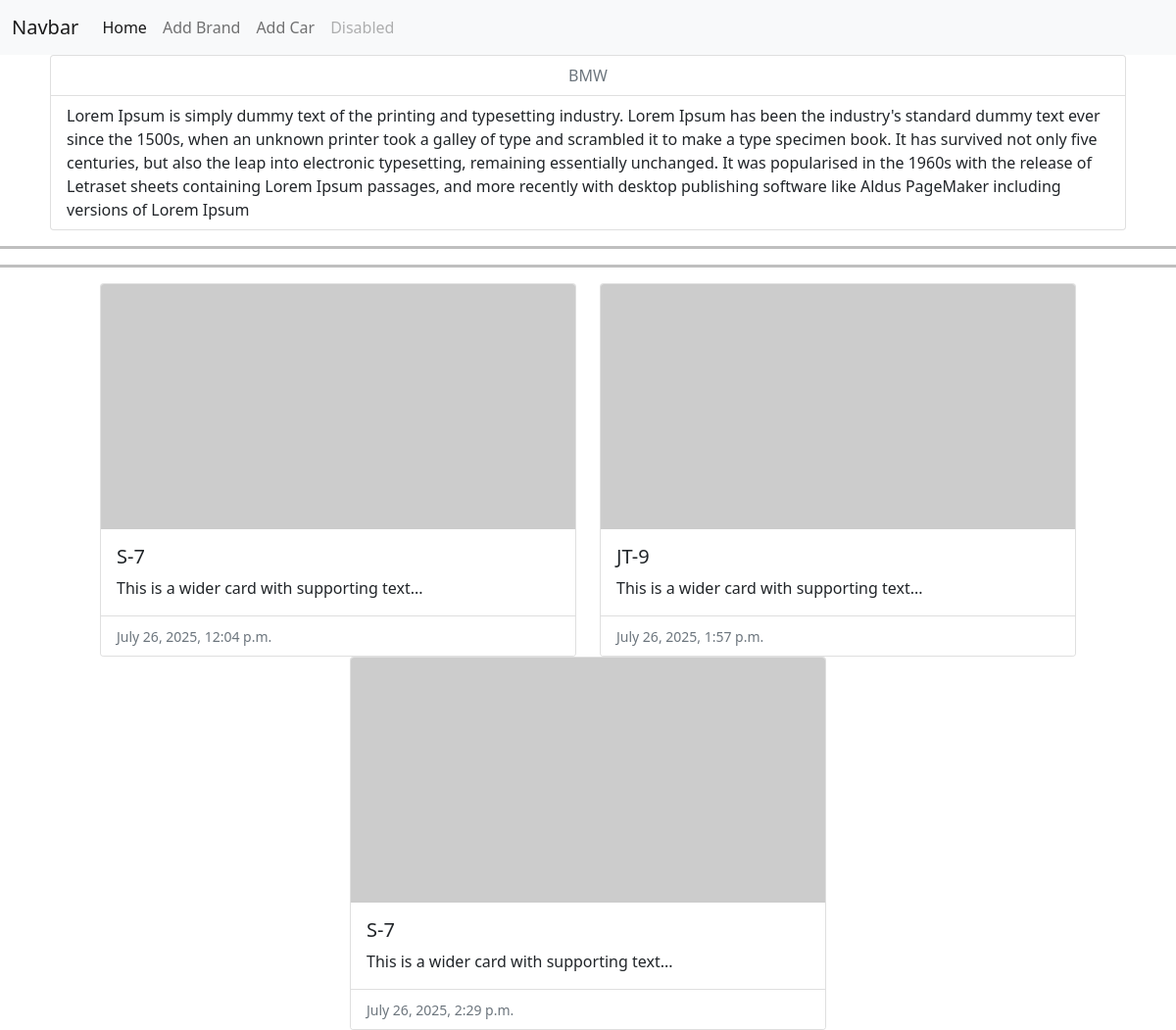
Page /app1/brand/1/ on the committed database.
### configapp/models.py (models this page shows, shortened)
class Brand(models.Model):
    title=models.CharField(max_length=50)
    create_ed=models.DateTimeField(auto_now_add=True)
    update_ed=models.DateTimeField(auto_now_add=True)
    context=models.TextField()

class Car(models.Model):
    salon=models.ForeignKey(Avtosalon,on_delete=models.CASCADE)
    brand=models.ForeignKey(Brand,on_delete=models.CASCADE)
    model=models.CharField(max_length=20)
    price=models.IntegerField()
    year=models.DateTimeField()
    color=models.CharField(max_length=10)

### configapp/views.py (the view)
# urls.py: path("brand/<int:pk>/",brands,name='brand'),
def brands(request,pk):
    car=Car.objects.filter(brand_id=pk)
    brand=Brand.objects.get(pk=pk)
    context={
        "car":car,
        "brand":brand
    }
    return render(request,"brand.html",context=context)

### configapp/templates/brand.html (shortened to what this page needs)
<!DOCTYPE html>
<html lang="en">
<head>
</head>
<body>
<nav class="navbar navbar-expand-lg navbar-light bg-light">
  <div class="container-fluid">
    <a class="navbar-brand" href="#">Navbar</a>
    <div class="collapse navbar-collapse" id="navbarNav">
      <ul class="navbar-nav">
        <li class="nav-item">
          <a class="nav-link active" aria-current="page" href="{% url 'home' %}">Home</a>
        </li>
        <li class="nav-item">
          <a class="nav-link" href="{% url 'add_brand' %}">Add Brand</a>
        </li>
        <li class="nav-item">
          <a class="nav-link" href="{% url 'add_car' %}">Add Car</a>
        </li>
        <li class="nav-item">
          <a class="nav-link disabled" href="#" tabindex="-1" aria-disabled="true">Disabled</a>
        </li>
      </ul>
    </div>
  </div>
</nav>
<div class="row justify-content-center">
    <div class="col-11">
        <ul class="list-group">
          <li class="list-group-item disabled text-center" aria-disabled="true">{{brand.title}}</li>
          <li class="list-group-item">{{brand.context}}</li>
        </ul>
    </div>
</div>
<hr style="height: 3px; background-color: #000; border: none;">
<hr style="height: 3px; background-color: #000; border: none;">
<div class="row justify-content-center">
    {% for item in car %}
    <div class="col-5 ">
        <div class="card">
            <img src="https://picsum.photos/200" class="card-img-top" alt="..." width="300" height="250">
            <div class="card-body">
              <h5 class="card-title">{{ item.model }}</h5>
              <p class="card-text">This is a wider card with supporting text...</p>
            </div>
            <ul class="list-group list-group-flush">
              <li class="list-group-item"><small class="text-muted">{{ item.year }}</small></li>
            </ul>
          </div>
        </div>
    {% endfor %}
</div>
<link href="https://cdn.jsdelivr.net/npm/bootstrap@5.0.2/dist/css/bootstrap.min.css" rel="stylesheet">
</body>
</html>

### rows in the picture
Brand: title "BMW", context "Lorem Ipsum is simply dummy text of the printing and typesetting industry. Lorem Ipsum has been the industry's standard dummy text ever since the 1500s, when an unknown printer took a galley of type and scrambled it to make a type specimen book. It has survived not only five centuries, but also the leap into electronic typesetting, remaining essentially unchanged. It was popularised in the 1960s with the release of Letraset sheets containing Lorem Ipsum passages, and more recently with desktop publishing software like Aldus PageMaker including versions of Lorem Ipsum"
Car: model "S-7", year "July 26, 2025, 12:04 p.m."
Car: model "JT-9", year "July 26, 2025, 1:57 p.m."
Car: model "S-7", year "July 26, 2025, 2:29 p.m."
